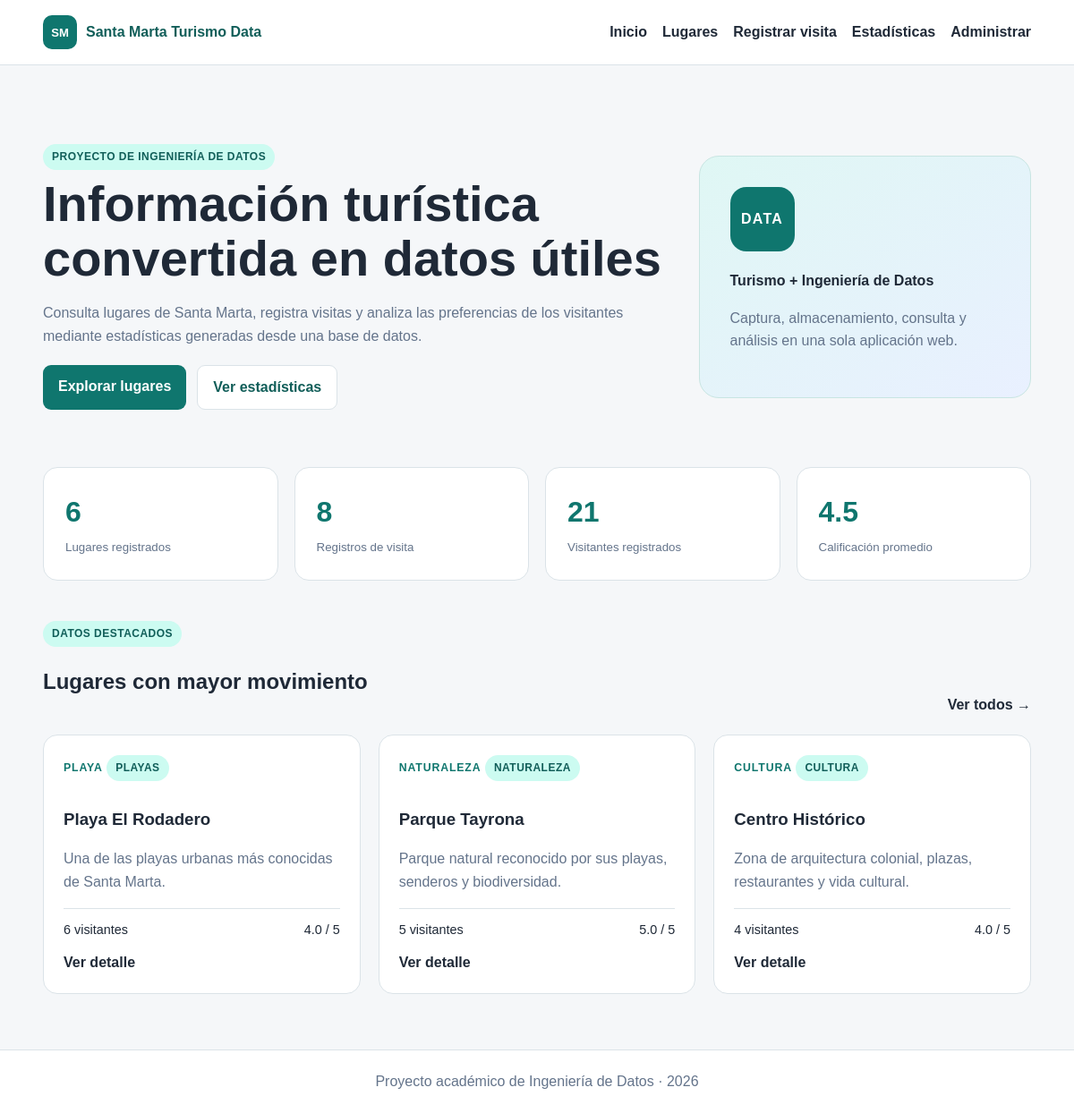
The page / on the database its author committed.
### tables this page shows
CREATE TABLE lugares (
    id_lugar INTEGER PRIMARY KEY AUTOINCREMENT,
    nombre TEXT NOT NULL,
    id_categoria INTEGER NOT NULL,
    ubicacion TEXT NOT NULL,
    descripcion TEXT NOT NULL,
    precio REAL NOT NULL DEFAULT 0 CHECK(precio >= 0),
    FOREIGN KEY (id_categoria) REFERENCES categorias(id_categoria)
);

### app.py (the view)
@app.route("/")
def index():
    conn = get_db()
    destacados = conn.execute("""
        SELECT l.*, c.nombre_categoria,
               COALESCE(SUM(v.cantidad_personas), 0) AS total_visitantes,
               ROUND(AVG(v.calificacion), 1) AS promedio
        FROM lugares l
        JOIN categorias c ON c.id_categoria = l.id_categoria
        LEFT JOIN visitas v ON v.id_lugar = l.id_lugar
        GROUP BY l.id_lugar
        ORDER BY total_visitantes DESC, l.nombre
        LIMIT 3
    """).fetchall()
    resumen = conn.execute("""
        SELECT
            (SELECT COUNT(*) FROM lugares) AS lugares,
            (SELECT COUNT(*) FROM visitas) AS registros,
            (SELECT COALESCE(SUM(cantidad_personas), 0) FROM visitas) AS visitantes,
            (SELECT ROUND(AVG(calificacion), 2) FROM visitas) AS promedio
    """).fetchone()
    conn.close()
    return render_template("index.html", destacados=destacados, resumen=resumen)

### app.py (called while the page is built)
def get_db():
    conn = sqlite3.connect(DB_PATH)
    conn.row_factory = sqlite3.Row
    conn.execute("PRAGMA foreign_keys = ON")
    return conn

@app.context_processor
def inject_globals():
    return {"current_year": datetime.now().year}

### templates/index.html (shortened to what this page needs)
{% extends "base.html" %}
{% block content %}
<section class="hero">
    <div>
        <span class="etiqueta">Proyecto de Ingeniería de Datos</span>
        <h1>Información turística convertida en datos útiles</h1>
        <p>
            Consulta lugares de Santa Marta, registra visitas y analiza las preferencias
            de los visitantes mediante estadísticas generadas desde una base de datos.
        </p>
        <div class="acciones">
            <a class="boton" href="{{ url_for('lugares') }}">Explorar lugares</a>
            <a class="boton secundario" href="{{ url_for('estadisticas') }}">Ver estadísticas</a>
        </div>
    </div>
    <div class="hero-card">
        <div class="hero-sello">DATA</div>
        <strong>Turismo + Ingeniería de Datos</strong>
        <p>Captura, almacenamiento, consulta y análisis en una sola aplicación web.</p>
    </div>
</section>
<section class="metricas">
    <div class="metrica"><span>{{ resumen.lugares }}</span><small>Lugares registrados</small></div>
    <div class="metrica"><span>{{ resumen.registros }}</span><small>Registros de visita</small></div>
    <div class="metrica"><span>{{ resumen.visitantes }}</span><small>Visitantes registrados</small></div>
    <div class="metrica"><span>{{ resumen.promedio or 0 }}</span><small>Calificación promedio</small></div>
</section>
<section>
    <div class="encabezado-seccion">
        <div>
            <span class="etiqueta">Datos destacados</span>
            <h2>Lugares con mayor movimiento</h2>
        </div>
        <a class="enlace" href="{{ url_for('lugares') }}">Ver todos →</a>
    </div>
    <div class="grid-3">
        {% for lugar in destacados %}
        <article class="card">
            <div class="card-icon">
                {{ "PLAYA" if lugar.nombre_categoria == "Playas" else "NATURALEZA" if lugar.nombre_categoria == "Naturaleza" else "HISTORIA" if lugar.nombre_categoria == "Historia" else "CULTURA" }}
            </div>
            <span class="badge">{{ lugar.nombre_categoria }}</span>
            <h3>{{ lugar.nombre }}</h3>
            <p>{{ lugar.descripcion }}</p>
            <div class="card-info">
                <span>{{ lugar.total_visitantes }} visitantes</span>
                <span>{{ lugar.promedio or "N/D" }} / 5</span>
            </div>
            <a class="enlace" href="{{ url_for('detalle', id_lugar=lugar.id_lugar) }}">Ver detalle</a>
        </article>
        {% endfor %}
    </div>
</section>
{% endblock %}

### templates/base.html (shortened to what this page needs)
<!DOCTYPE html>
<html lang="es">
<head>
    <link rel="stylesheet" href="{{ url_for('static', filename='css/estilos.css') }}">
</head>
<body>
<header class="topbar">
    <div class="contenedor nav">
        <a class="marca" href="{{ url_for('index') }}">
            <span class="marca-icono">SM</span>
            <span>Santa Marta Turismo Data</span>
        </a>
        <nav>
            <a href="{{ url_for('index') }}">Inicio</a>
            <a href="{{ url_for('lugares') }}">Lugares</a>
            <a href="{{ url_for('visitas') }}">Registrar visita</a>
            <a href="{{ url_for('estadisticas') }}">Estadísticas</a>
            <a href="{{ url_for('administrar') }}">Administrar</a>
        </nav>
    </div>
</header>
<main class="contenedor">
    {% block content %}{% endblock %}
</main>
<footer>
    <div class="contenedor">
        Proyecto académico de Ingeniería de Datos · {{ current_year }}
    </div>
</footer>
</body>
</html>

### static/css/estilos.css (style rules this page uses)
:root { --primario: #0f766e; --primario-oscuro: #115e59; --secundario: #2563eb; --tercero: #7c3aed; --fondo: #f5f7f9; --texto: #1f2937; --gris: #64748b; --blanco: #ffffff; --borde: #dbe3e8; --suave: #eef7f6; --peligro: #b91c1c; }
* { box-sizing: border-box; }
body { margin: 0; font-family: Arial, Helvetica, sans-serif; color: var(--texto); background: var(--fondo); line-height: 1.6; }
.contenedor { width: min(1140px, 92%); margin: 0 auto; }
.topbar { background: rgba(255,255,255,.97); border-bottom: 1px solid var(--borde); position: sticky; top: 0; z-index: 10; }
.nav { min-height: 72px; display: flex; align-items: center; justify-content: space-between; gap: 22px; }
.marca { display: flex; align-items: center; gap: 10px; text-decoration: none; color: var(--primario-oscuro); font-weight: 800; }
.marca-icono { display: grid; place-items: center; width: 38px; height: 38px; border-radius: 10px; background: var(--primario); color: white; font-size: .82rem; }
nav { display: flex; gap: 17px; flex-wrap: wrap; }
nav a, .enlace { color: var(--texto); text-decoration: none; font-weight: 650; }
main { padding: 34px 0 62px; }
.hero { display: grid; grid-template-columns: 1.5fr .8fr; gap: 36px; align-items: center; padding: 54px 0; }
.hero h1, .pagina-titulo h1, .detalle-hero h1 { font-size: clamp(2rem, 5vw, 3.5rem); line-height: 1.08; margin: 8px 0 18px; }
.hero p, .pagina-titulo p { color: var(--gris); }
.hero-card { background: linear-gradient(145deg, #dff7f4, #e9f0ff); border: 1px solid #c8e5e2; padding: 34px; border-radius: 22px; min-height: 250px; display: flex; flex-direction: column; justify-content: center; }
.hero-sello { width: 72px; height: 72px; display: grid; place-items: center; border-radius: 18px; background: var(--primario); color: white; font-weight: 900; letter-spacing: .08em; margin-bottom: 20px; }
.etiqueta, .badge { display: inline-block; color: var(--primario-oscuro); background: #ccfbf1; padding: 5px 10px; border-radius: 999px; font-size: .75rem; font-weight: 800; text-transform: uppercase; letter-spacing: .04em; }
.acciones { display: flex; gap: 12px; flex-wrap: wrap; margin-top: 20px; }
.boton { display: inline-block; background: var(--primario); color: white; padding: 11px 17px; border-radius: 9px; text-decoration: none; border: none; cursor: pointer; font-weight: 700; }
.boton.secundario { background: white; color: var(--primario-oscuro); border: 1px solid var(--borde); }
.metricas { display: grid; grid-template-columns: repeat(4, 1fr); gap: 18px; margin: 10px 0 45px; }
.metrica { background: white; border: 1px solid var(--borde); border-radius: 16px; padding: 24px; }
.metrica span { display: block; font-size: 2rem; font-weight: 800; color: var(--primario); }
.metrica small { color: var(--gris); }
.encabezado-seccion, .fila-titulo { display: flex; justify-content: space-between; align-items: end; gap: 20px; margin-bottom: 20px; }
.grid-3 { display: grid; grid-template-columns: repeat(3, 1fr); gap: 20px; }
.card, .panel, .panel-suave { background: white; border: 1px solid var(--borde); border-radius: 16px; padding: 22px; }
.card h3 { margin-bottom: 8px; }
.card p { color: var(--gris); }
.card-icon { display: inline-block; margin-bottom: 14px; color: var(--primario); font-weight: 900; font-size: .77rem; letter-spacing: .07em; }
.card-info { display: flex; justify-content: space-between; gap: 15px; padding: 12px 0; margin-top: 12px; border-top: 1px solid var(--borde); font-size: .9rem; }
footer { border-top: 1px solid var(--borde); background: white; color: var(--gris); padding: 22px 0; text-align: center; }

### rows shown on the page
lugares: nombre_categoria "PLAYA", nombre_categoria "PLAYAS", nombre "Playa El Rodadero", descripcion "Una de las playas urbanas más conocidas de Santa Marta.", total_visitantes "6", promedio "4.0"
lugares: nombre_categoria "NATURALEZA", nombre "Parque Tayrona", descripcion "Parque natural reconocido por sus playas, senderos y biodiversidad.", total_visitantes "5", promedio "5.0"
lugares: nombre_categoria "CULTURA", nombre "Centro Histórico", descripcion "Zona de arquitectura colonial, plazas, restaurantes y vida cultural.", total_visitantes "4", promedio "4.0"

### other values the page prints
{{ resumen.lugares }} "6"
{{ resumen.registros }} "8"
{{ resumen.visitantes }} "21"
{{ resumen.promedio or 0 }} "4.5"
